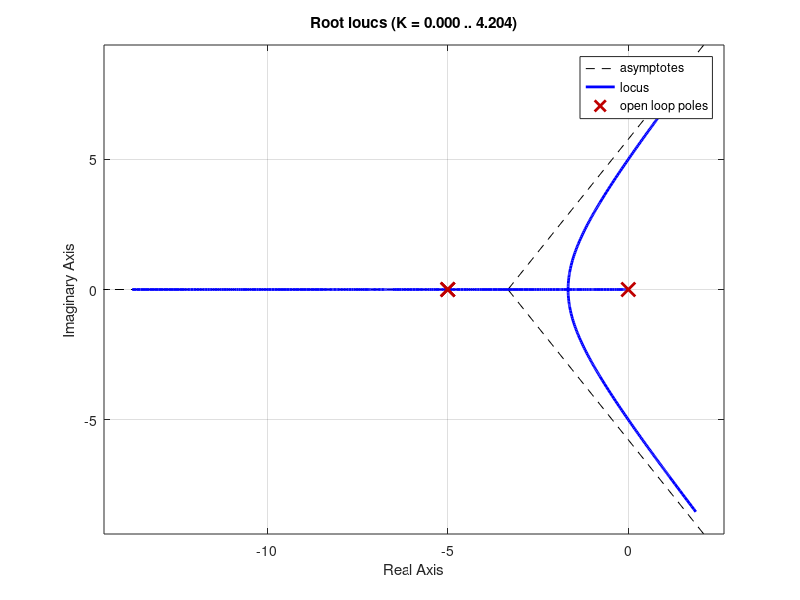

MATLAB code to generate this figure: (Note: this script raises an error after producing the figure.)
clc,clear 

zeta =  -log(1/100)/sqrt(pi^2 + log(1/100)^2);

num = 250; 
den = conv(conv([1 5],[1 5]),[1,0]); 

rlocus(tf(num,den)) 

bounds = 0:0.01:1; 
idx = 2; d_min = bounds; 

while abs(d_min(idx)-cosd(45))>eps 

    del = (bounds(end)-bounds(1))/100; 
    k = 0; 
    a_vals = bounds(1):del:bounds(end); 

    for a = bounds(1):del:bounds(end) 
        k = k+1; 
        [~,d] = damp(tf(num*a,den +[0 0 0 num*a])); 
        d_min(k) = abs(min(d)); 
    end 

    [~,idx] = min(abs(d_min-cosd(45))); 
    bounds = [a_vals(idx-2),a_vals(idx+2)]; 

end 

a = a_vals(idx); 
zeta = d_min(idx); 

T = 5000; 

num = (250*a)*[1 1/(a*T)]; 
den = conv(conv(conv([1 5],[1 5]),[1,0]),[1 1/T]) + [0,0,0,num]; 

stepinfo(tf(num,den)) 